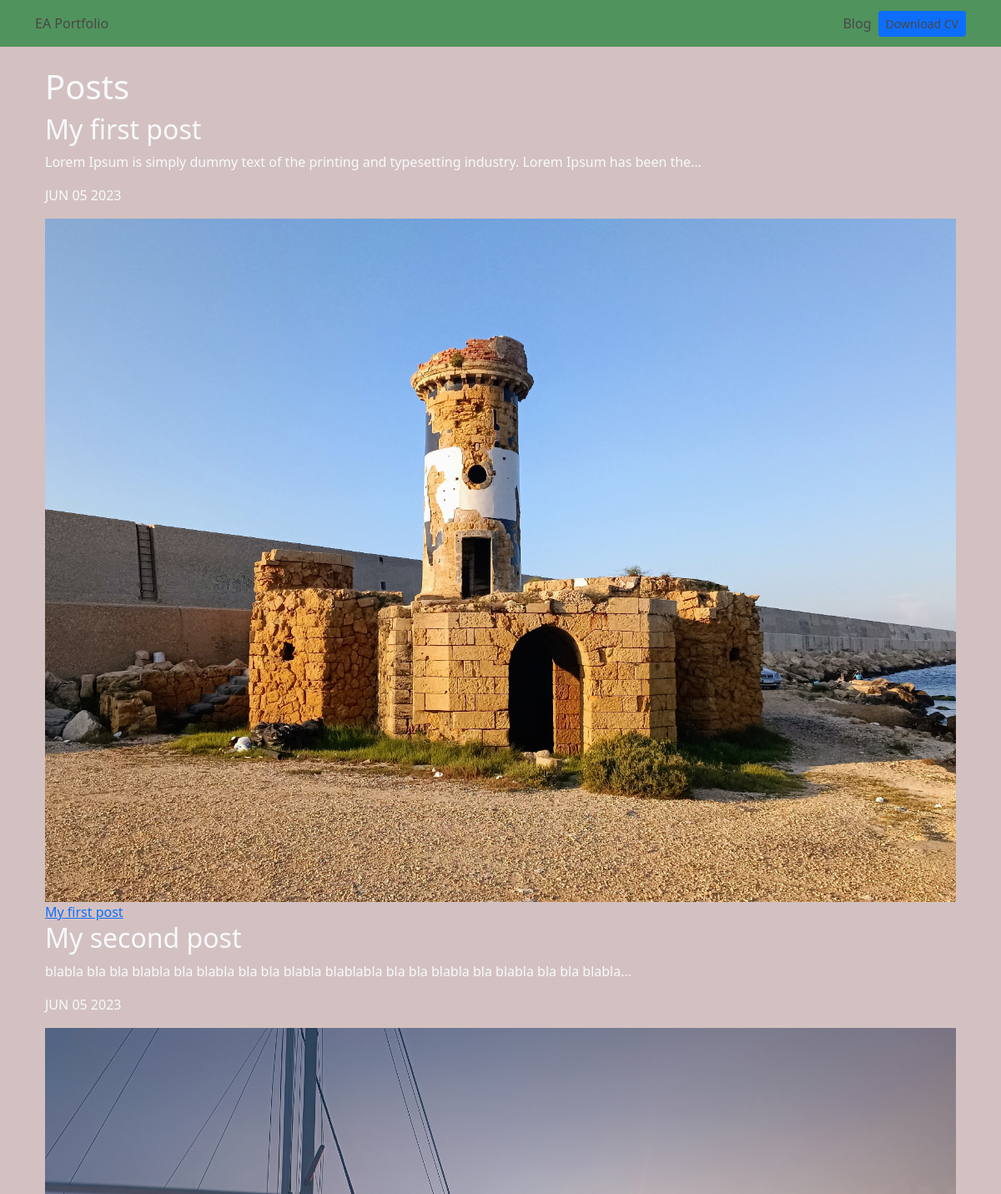
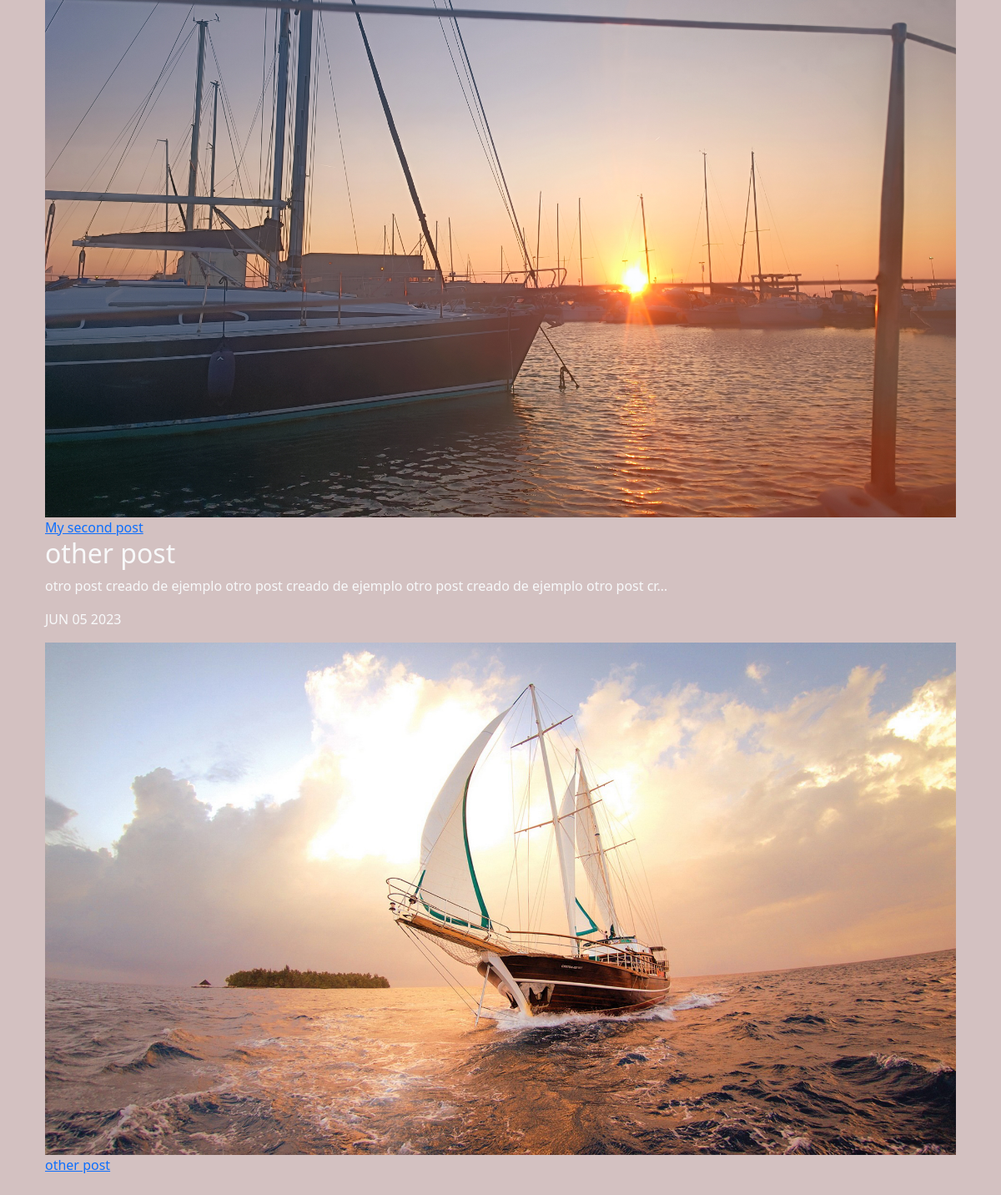
Screenshot of /blog/ with the database file from the repository (2 pictures, top to bottom).
### blog/models.py (models this page shows)
class Post (models.Model):
    title = models.CharField(max_length=100)
    description = models.TextField()
    image = models.ImageField(upload_to='blog/images')
    date = models.DateField(datetime.date.today)

### blog/views.py (the view)
# urls.py: path('', render_posts, name='posts'),
def render_posts(request):
    posts = Post.objects.all()
    return render(request, 'posts.html', {'posts': posts})

### blog/templates/posts.html
{% extends 'layout.html' %}
{% block content %}
<h1>Posts</h1>
{% for post in posts%}
<h2>{{post.title}}</h2>
<p> {{post.description|striptags|truncatechars:100}}</p>
<p> {{post.date|date:'M d Y'|upper}} </p>
<img src= '{{post.image.url}}' alt ='{{post.title}}' class="img-fluid" class= 'text-light'>
<a href="{% url 'blog:post_detail' post.id %}">{{post.title}}</a>
{%endfor%}
{% endblock %}

### portfolio/templates/layout.html (shortened to what this page needs)
{% load static %}
<!DOCTYPE html>
<html lang="en">
<head>
  <link href="https://cdn.jsdelivr.net/npm/bootstrap@5.1.3/dist/css/bootstrap.min.css" rel="stylesheet"
>
    <link rel="stylesheet" href="{% static 'main.css' %}">
</head>
<body class="text-light">
  {% include 'partials/navbar.html' %}
  <div class="container p-4">
    {% block content %}
    {% endblock %}
  </div>
</body>
</html>

### portfolio/templates/partials/navbar.html (shortened to what this page needs)
{% load static %}
<nav class="navbar navbar-expand-lg bg-body-tertiary">
    <div class="container">
      <a class="navbars" href="/">EA Portfolio</a>
      <div class="collapse navbar-collapse" id="navbarNav">
        <ul class="navbar-nav ms-auto">
          <li class="nav-item">
            <a class="nav-link" href="{% url 'blog:posts' %}">Blog</a>
          </li>
          <li class="nav-item d-flex align-items-center">
            <a class= "btn btn-primary btn-sm" href="{% static 'portfolio/Cv Emmanuel Albelo.pdf' %}" target ='_blank'>Download CV</a>
          </li>
        </ul>
      </div>
    </div>
  </nav>

### portfolio/static/main.css (style rules this page uses)
body { background: #d3c1c1; color: #232121; }
.navbar { background: #50935d; }
.navbar ul { color: #4b4747; }
.navbar ul li { color: #4b4747; }
.navbar ul li a { color: #4b4747; }
.navbar a { color: #4b4747; text-decoration: none; }

### rows the page displays
Post: title "My first post", description "Lorem Ipsum is simply dummy text of the printing and typesetting industry. Lorem Ipsum has been the…", date "JUN 05 2023", image (picture)
Post: title "My second post", description "blabla bla bla blabla bla blabla bla bla blabla blablabla bla bla blabla bla blabla bla bla blabla…", date "JUN 05 2023", image (picture)
Post: title "other post", description "otro post creado de ejemplo otro post creado de ejemplo otro post creado de ejemplo otro post cr…", date "JUN 05 2023", image (picture)
